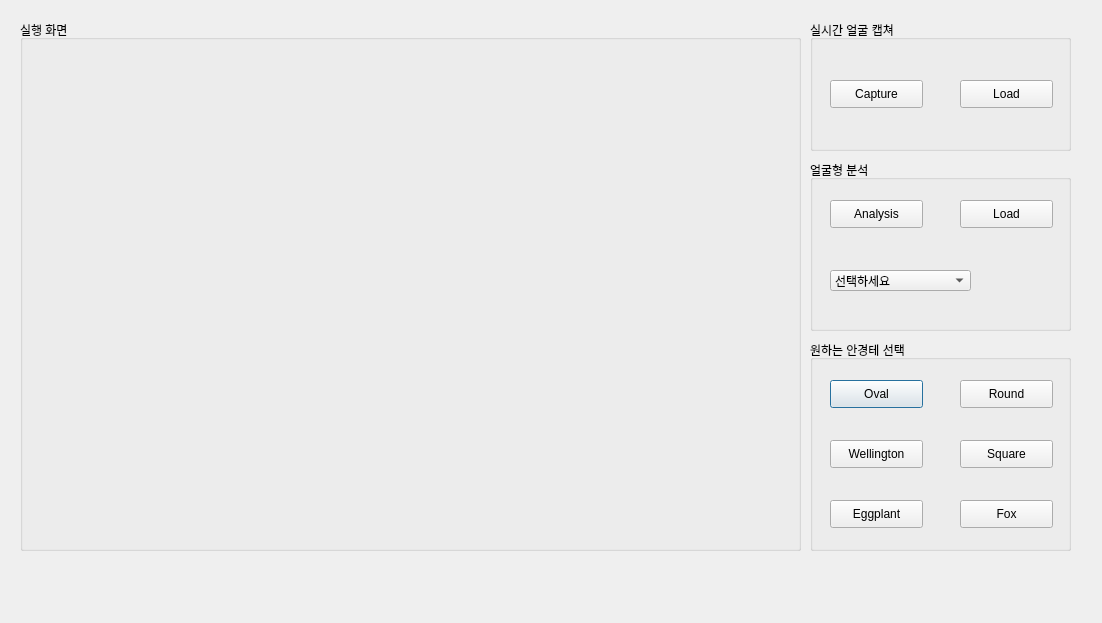
<?xml version="1.0" encoding="UTF-8"?>
<ui version="4.0">
 <class>Dialog</class>
 <widget class="QDialog" name="Dialog">
  <property name="geometry">
   <rect>
    <x>0</x>
    <y>0</y>
    <width>1102</width>
    <height>623</height>
   </rect>
  </property>
  <property name="windowTitle">
   <string>Dialog</string>
  </property>
  <widget class="QGroupBox" name="groupBox">
   <property name="geometry">
    <rect>
     <x>810</x>
     <y>340</y>
     <width>261</width>
     <height>211</height>
    </rect>
   </property>
   <property name="title">
    <string>원하는 안경테 선택</string>
   </property>
   <widget class="QPushButton" name="Oval">
    <property name="geometry">
     <rect>
      <x>20</x>
      <y>40</y>
      <width>93</width>
      <height>28</height>
     </rect>
    </property>
    <property name="text">
     <string>Oval</string>
    </property>
   </widget>
   <widget class="QPushButton" name="Round">
    <property name="geometry">
     <rect>
      <x>150</x>
      <y>40</y>
      <width>93</width>
      <height>28</height>
     </rect>
    </property>
    <property name="text">
     <string>Round</string>
    </property>
   </widget>
   <widget class="QPushButton" name="Wellington">
    <property name="geometry">
     <rect>
      <x>20</x>
      <y>100</y>
      <width>93</width>
      <height>28</height>
     </rect>
    </property>
    <property name="text">
     <string>Wellington</string>
    </property>
   </widget>
   <widget class="QPushButton" name="Square">
    <property name="geometry">
     <rect>
      <x>150</x>
      <y>100</y>
      <width>93</width>
      <height>28</height>
     </rect>
    </property>
    <property name="text">
     <string>Square</string>
    </property>
   </widget>
   <widget class="QPushButton" name="Eggplant">
    <property name="geometry">
     <rect>
      <x>20</x>
      <y>160</y>
      <width>93</width>
      <height>28</height>
     </rect>
    </property>
    <property name="text">
     <string>Eggplant</string>
    </property>
   </widget>
   <widget class="QPushButton" name="Fox">
    <property name="geometry">
     <rect>
      <x>150</x>
      <y>160</y>
      <width>93</width>
      <height>28</height>
     </rect>
    </property>
    <property name="text">
     <string>Fox</string>
    </property>
   </widget>
  </widget>
  <widget class="QGroupBox" name="groupBox_2">
   <property name="geometry">
    <rect>
     <x>20</x>
     <y>20</y>
     <width>781</width>
     <height>531</height>
    </rect>
   </property>
   <property name="title">
    <string>실행 화면</string>
   </property>
   <widget class="QLabel" name="label">
    <property name="geometry">
     <rect>
      <x>10</x>
      <y>20</y>
      <width>761</width>
      <height>501</height>
     </rect>
    </property>
    <property name="text">
     <string/>
    </property>
   </widget>
  </widget>
  <widget class="QGroupBox" name="groupBox_3">
   <property name="geometry">
    <rect>
     <x>810</x>
     <y>20</y>
     <width>261</width>
     <height>131</height>
    </rect>
   </property>
   <property name="title">
    <string>실시간 얼굴 캡쳐</string>
   </property>
   <widget class="QPushButton" name="Capture">
    <property name="geometry">
     <rect>
      <x>20</x>
      <y>60</y>
      <width>93</width>
      <height>28</height>
     </rect>
    </property>
    <property name="text">
     <string>Capture</string>
    </property>
   </widget>
   <widget class="QPushButton" name="Load_1">
    <property name="geometry">
     <rect>
      <x>150</x>
      <y>60</y>
      <width>93</width>
      <height>28</height>
     </rect>
    </property>
    <property name="text">
     <string>Load</string>
    </property>
   </widget>
  </widget>
  <widget class="QGroupBox" name="groupBox_4">
   <property name="geometry">
    <rect>
     <x>810</x>
     <y>160</y>
     <width>261</width>
     <height>171</height>
    </rect>
   </property>
   <property name="title">
    <string>얼굴형 분석</string>
   </property>
   <widget class="QPushButton" name="Analysis">
    <property name="geometry">
     <rect>
      <x>20</x>
      <y>40</y>
      <width>93</width>
      <height>28</height>
     </rect>
    </property>
    <property name="text">
     <string>Analysis</string>
    </property>
   </widget>
   <widget class="QPushButton" name="Load_2">
    <property name="geometry">
     <rect>
      <x>150</x>
      <y>40</y>
      <width>93</width>
      <height>28</height>
     </rect>
    </property>
    <property name="text">
     <string>Load</string>
    </property>
   </widget>
   <widget class="QComboBox" name="face_shape">
    <property name="geometry">
     <rect>
      <x>20</x>
      <y>110</y>
      <width>141</width>
      <height>21</height>
     </rect>
    </property>
    <item>
     <property name="text">
      <string>선택하세요</string>
     </property>
    </item>
    <item>
     <property name="text">
      <string>Oval</string>
     </property>
    </item>
    <item>
     <property name="text">
      <string>Round</string>
     </property>
    </item>
    <item>
     <property name="text">
      <string>Rectangle</string>
     </property>
    </item>
    <item>
     <property name="text">
      <string>Square</string>
     </property>
    </item>
    <item>
     <property name="text">
      <string>Diamond</string>
     </property>
    </item>
    <item>
     <property name="text">
      <string>Triangle</string>
     </property>
    </item>
   </widget>
  </widget>
 </widget>
 <resources/>
 <connections/>
</ui>
